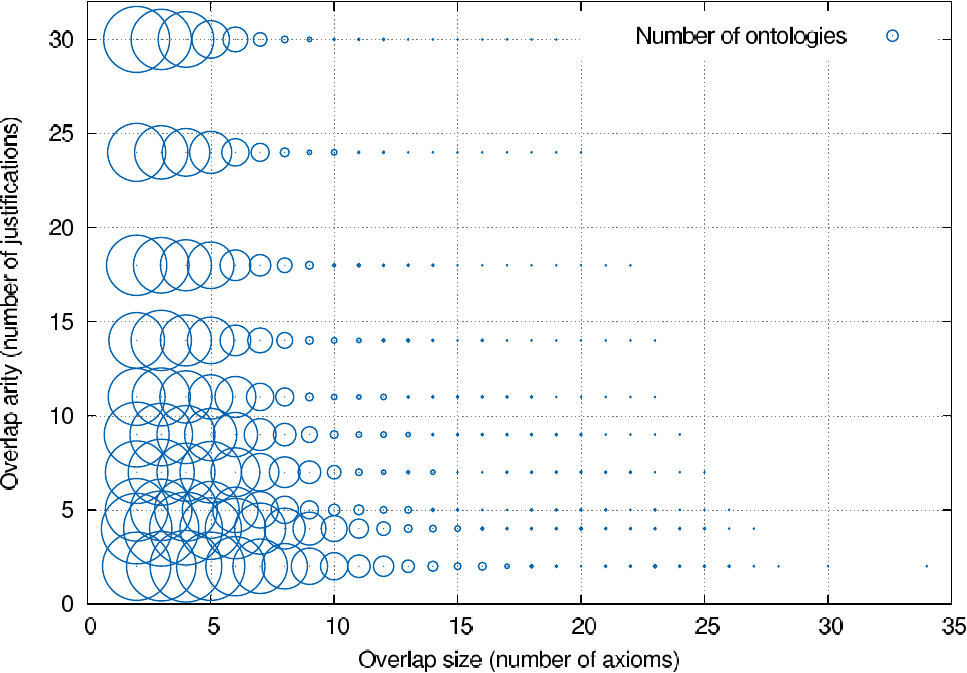

Write the gnuplot code that produced this figure.

#set size ratio 0.6
set terminal postscript enhanced color font small_font
set output 'overlap-ont-all.tmp.eps'

set xlabel "Overlap size (number of axioms)" textcolor rgb text_color font small_font
set ylabel "Overlap arity (number of justifications)" textcolor rgb text_color font small_font

set key inside top right vertical noreverse autotitles nobox height 1
set key spacing 2


set ytics font small_font
set xtics font small_font

#set log y
set yrange [0:32]
set datafile separator ","


plot "overlap-all.csv" using 1:2:(0.1 * $4) with points lt 1 pt 6 ps variable title "Number of ontologies"